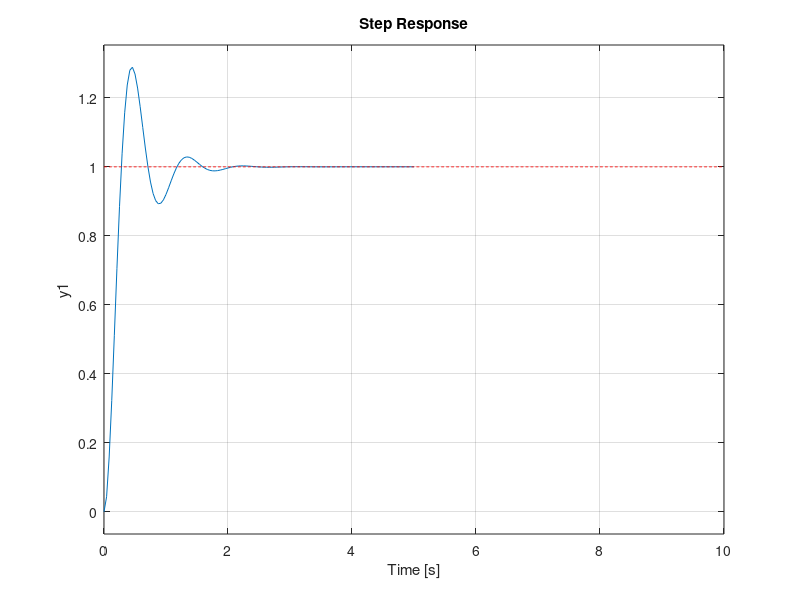
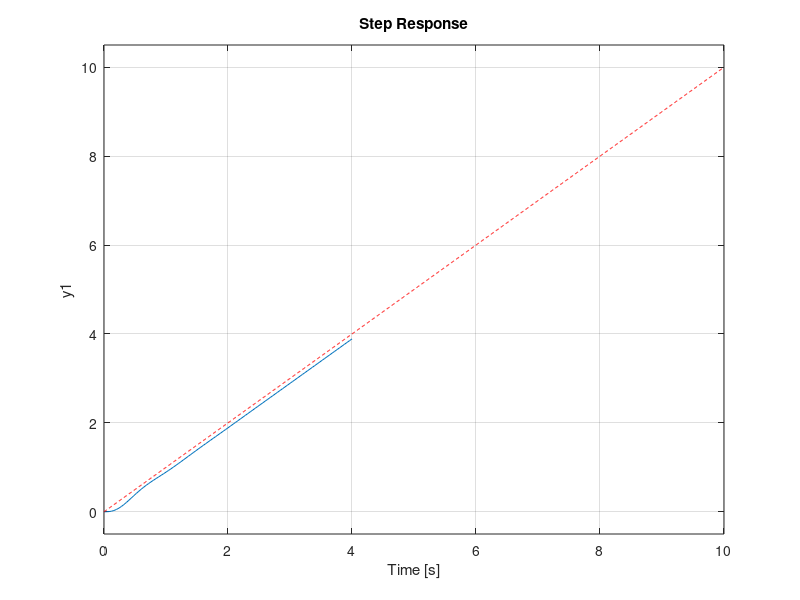
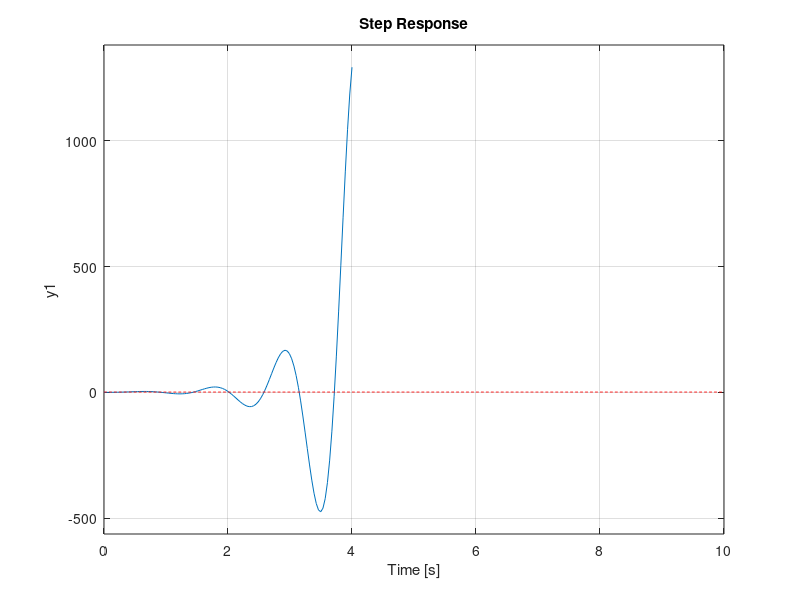
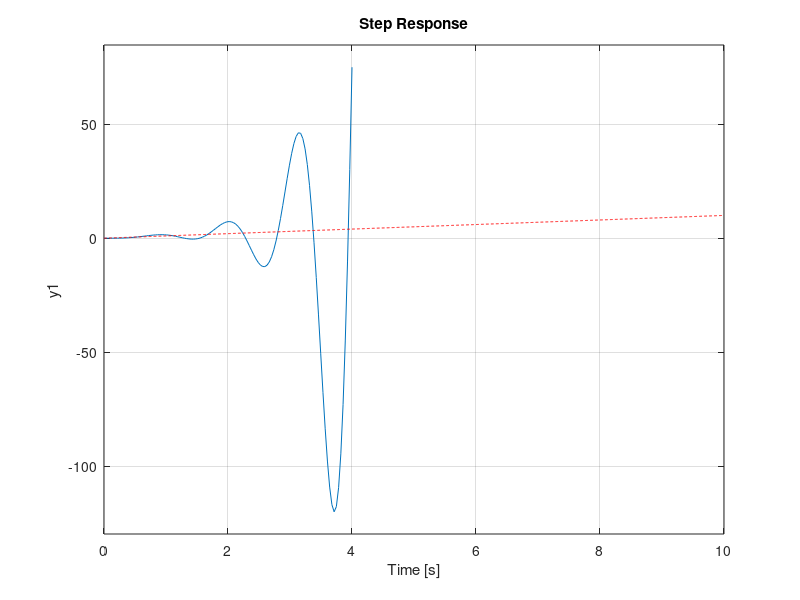

Reproduce these figures in MATLAB, in order.
%% Aula 19
s = tf('s');
% FT de velocidade do motor
G_vel = zpk(17.4/(s+0.8));
% FT de posicao do motor
G_pos = zpk(17.4/(s*(s+0.8)));

%% Gmf
Kp = 1;
Gmf_vel = feedback(Kp*G_vel,1); 
Gmf_pos = feedback(Kp*G_pos,1);

%% Ex1: Malha de velocidade do motor
% Resposta ao degrau
figure(1)
step(Gmf_vel);
hold on
step(s/s,'--r'); % ``trick'' para plotar a referencia
hold off
% Resposta a rampa
figure(2)
step(Gmf_vel/s);
hold on
step(1/s,'--r');
hold off

%% Ex2: Malha de posicao do motor
% Resposta ao degrau
figure(3)
step(Gmf_pos);
hold on
step(s/s,'--r'); % ``trick'' para plotar a referencia
hold off
% Resposta a rampa
figure(4)
step(Gmf_pos/s);
hold on
step(1/s,'--r');
hold off

%% Ex3
s = tf('s');
G = zpk((s+2)/((s+3)*(s+4)));
K = 54;
C = K/s;
Gma = C*G;
Gmf = feedback(Gma,1);
% Resposta ao degrau
figure(1)
step(Gmf,5); % por 5s
hold on
step(tf([1],[1]),'--r'); % ``trick'' para plotar a referencia
hold off
%% Resposta a rampa
figure(2)
step(Gmf/s);
hold on
step(1/s,'--r');
hold off

%% Ex4
G = zpk((s+2)/(s*(s+3)*(s+4)));
K = 300;
C = K/s;
Gma = C*G;
Gmf = feedback(Gma,1);
% Resposta ao degrau
figure(3)
step(Gmf);
hold on
step(tf([1],[1]),'--r'); % ``new trick'' para plotar a referencia
hold off
% Resposta a rampa
figure(4)
step(Gmf/s);
hold on
step(1/s,'--r');
hold off